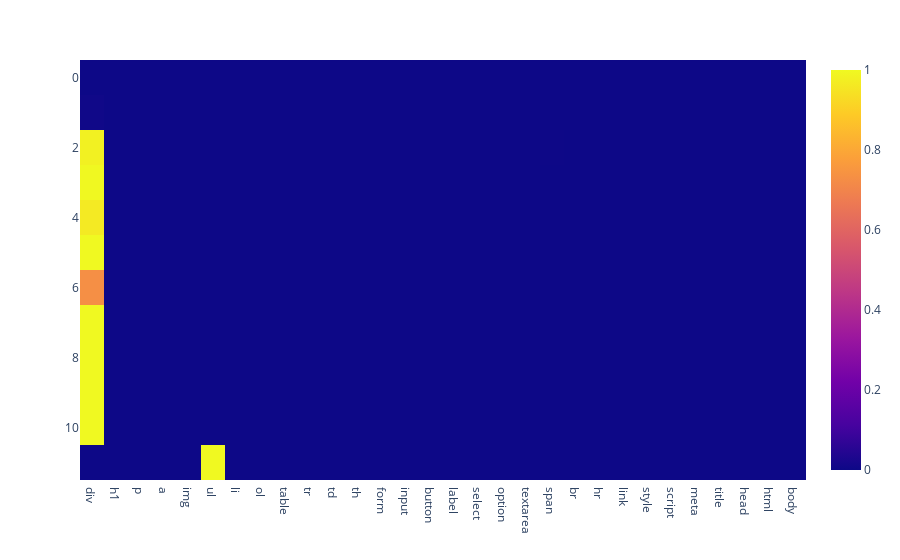

Write notebook code for a chart like this one.
### Code cell


### Figure 1 — Plotly figure (JSON) as saved in the notebook; plotly's stock layout.template omitted (floating-point values rounded to 4 significant figures; data arrays with more than 128 entries replaced by an {"elided": "..."} marker saying what was removed)
{"data": [{"coloraxis": "coloraxis", "hovertemplate": "x: %{x}<br>y: %{y}<br>color: %{z}<extra></extra>", "name": "0", "type": "heatmap", "x": ["div", "h1", "p", "a", "img", "ul", "li", "ol", "table", "tr", "td", "th", "form", "input", "button", "label", "select", "option", "textarea", "span", "br", "hr", "link", "style", "script", "meta", "title", "head", "html", "body"], "xaxis": "x", "y": [0, 1, 2, 3, 4, 5, 6, 7, 8, 9, 10, 11], "yaxis": "y", "z": {"elided": "12x30 float values"}}], "layout": {"coloraxis": {"colorscale": [[0, "#0d0887"], [0.1111, "#46039f"], [0.2222, "#7201a8"], [0.3333, "#9c179e"], [0.4444, "#bd3786"], [0.5556, "#d8576b"], [0.6667, "#ed7953"], [0.7778, "#fb9f3a"], [0.8889, "#fdca26"], [1, "#f0f921"]]}, "margin": {"t": 60}, "xaxis": {"anchor": "y", "constrain": "domain", "domain": [0, 1], "scaleanchor": "y"}, "yaxis": {"anchor": "x", "autorange": "reversed", "constrain": "domain", "domain": [0, 1]}}}
